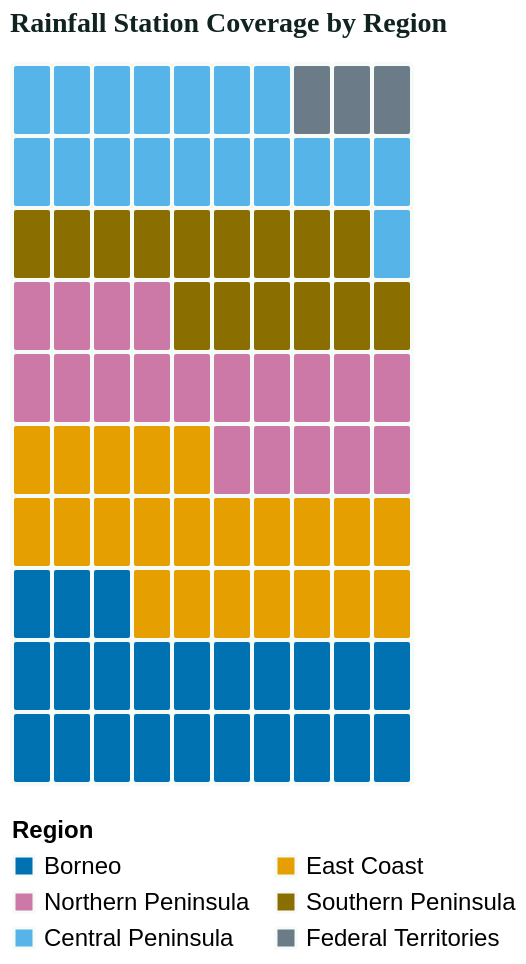

The Vega-Lite source for this figure:
### Vega-Lite specification from a JSON file in a GitHub repository (floating-point values rounded to 4 significant figures)
{"$schema": "https://vega.github.io/schema/vega-lite/v6.json", "width": "container", "height": 360, "data": {"sequence": {"start": 1, "stop": 101, "step": 1, "as": "cell"}}, "transform": [{"calculate": "(datum.cell - 1) % 10", "as": "column"}, {"calculate": "floor((datum.cell - 1) / 10)", "as": "row"}, {"calculate": "datum.cell <= 23 ? 'Borneo' : datum.cell <= 45 ? 'East Coast' : datum.cell <= 64 ? 'Northern Peninsula' : datum.cell <= 79 ? 'Southern Peninsula' : datum.cell <= 97 ? 'Central Peninsula' : 'Federal Territories'", "as": "region"}, {"calculate": "datum.region == 'Borneo' ? 411 : datum.region == 'East Coast' ? 368 : datum.region == 'Northern Peninsula' ? 326 : datum.region == 'Southern Peninsula' ? 247 : datum.region == 'Central Peninsula' ? 301 : 46", "as": "stations"}, {"calculate": "datum.stations / 1699", "as": "share"}], "layer": [{"mark": {"type": "rect", "cornerRadius": 2, "stroke": "#f7fbf8", "strokeWidth": 2}, "encoding": {"x": {"field": "column", "type": "ordinal", "title": null, "axis": null}, "y": {"field": "row", "type": "ordinal", "title": null, "sort": "descending", "axis": null}, "color": {"field": "region", "type": "nominal", "title": "Region", "scale": {"domain": ["Borneo", "East Coast", "Northern Peninsula", "Southern Peninsula", "Central Peninsula", "Federal Territories"], "range": ["#0072B2", "#E69F00", "#CC79A7", "#8A6F00", "#56B4E9", "#6B7B87"]}}, "tooltip": [{"field": "region", "type": "nominal", "title": "Region"}, {"field": "stations", "type": "quantitative", "title": "Mappable stations"}, {"field": "share", "type": "quantitative", "title": "Share of stations", "format": ".1%"}]}}], "config": {"view": {"stroke": null}, "legend": {"orient": "bottom", "direction": "horizontal", "columns": 2, "labelLimit": 340, "titleLimit": 360, "labelFontSize": 12, "titleFontSize": 12}, "axis": {"labelFontSize": 12, "titleFontSize": 13, "labelLimit": 180, "titleLimit": 320}}, "title": {"text": "Rainfall Station Coverage by Region", "anchor": "start", "align": "left", "font": "Manrope", "fontSize": 14, "fontWeight": 700, "color": "#102321", "offset": 12}}
